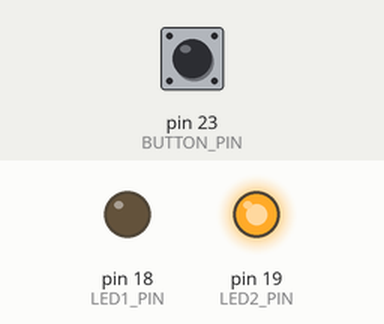
Recording of a sketch running on a simulated Arduino Mega 2560, built with avr-gcc and run on an emulated ATmega2560. Shown: output pins drawn as LEDs (lit = HIGH). The test bench sets the inputs (shaded band); at power-on: pin 23 (BUTTON_PIN) HIGH.

Above: at 1.2 s.
1.3 s: pin 23 (BUTTON_PIN) pulled LOW for 0.15 s
At 1.37 s:
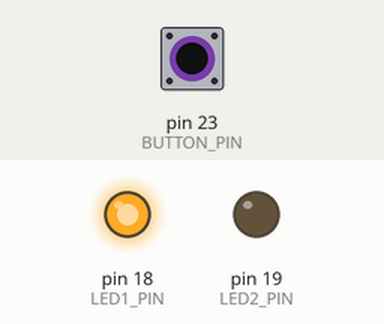
2.9 s: pin 23 (BUTTON_PIN) pulled LOW for 3.2 s
At 6.7 s:
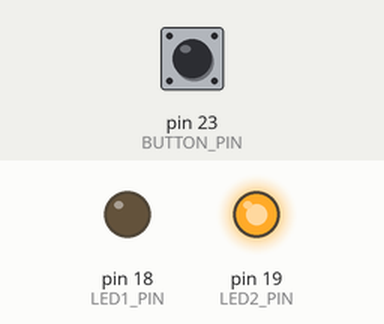
Timing chart, 0 to 8.2 s (numbered marks = the images above; inputs shaded):
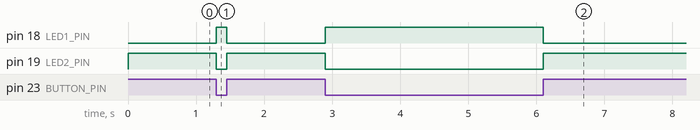

The sketch:

BCA188_Laboratory3_Martin.ino
```cpp
#include <Arduino.h>

const uint8_t BUTTON_PIN = 23;
const uint8_t LED1_PIN = 18;
const uint8_t LED2_PIN = 19;

void setup() {
  pinMode(BUTTON_PIN, INPUT_PULLUP);

  pinMode(LED1_PIN, OUTPUT);
  pinMode(LED2_PIN, OUTPUT);

  digitalWrite(LED1_PIN, LOW);
  digitalWrite(LED2_PIN, HIGH);
}

void loop() {
  const bool pressed = (digitalRead(BUTTON_PIN) == LOW);

  if (pressed) {
    digitalWrite(LED1_PIN, HIGH);
    digitalWrite(LED2_PIN, LOW);
  }
  else {
    digitalWrite(LED1_PIN, LOW);
    digitalWrite(LED2_PIN, HIGH);
  }
}
```

Measured:
- after the input at 1.3 s, pin 18 (LED1_PIN): LOW → HIGH at once, → LOW 0.15 s later; pin 19 (LED2_PIN): HIGH → LOW at once, → HIGH 0.15 s later
- after the input at 2.9 s, pin 18 (LED1_PIN): LOW → HIGH at once, → LOW 3.2 s later; pin 19 (LED2_PIN): HIGH → LOW at once, → HIGH 3.2 s later
